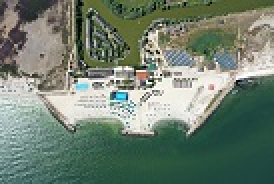
#> input picture HW2/Gura_Portitei_Scara_0025.jpg, 137 x 92 px (shown 2 times larger)
$ python ex1.py
#> lines starting #> are read from the running program, lines starting #| are printed output that depends on the picture
import os
import cv2

import matplotlib.pyplot as plt
import numpy as np

from argparse import ArgumentParser, RawTextHelpFormatter
from itertools import product
from tqdm import tqdm

def gaussian(sigma: float = 1, ksize: int = None):

    half_width = ksize // 2 if ksize is not None else 3 * sigma
    xy = np.stack(
        np.meshgrid(
            np.arange(-half_width, half_width+1),
            np.arange(-half_width, half_width+1),
            indexing='ij'
        ),
        axis=-1
    )
    r = np.linalg.norm(xy, axis=-1) ** 2
    scale_factor = 1/(2 * np.pi * sigma ** 2)
    return scale_factor * np.e ** -(r / (2 * sigma ** 2))

def box(ksize: int = 3):

    return np.ones((ksize, ksize)) / (ksize * ksize)

### auxiliary function for filter_cv
# [81 lines left out: functions _conv_same_channels, _conv_same_channels2, filter_cv, filter_cv2, not called in this run]

def parse_args():
    parser = ArgumentParser(description="Homework 2", formatter_class=RawTextHelpFormatter)

    parser.add_argument(
        "--mode",
        type=str,
        required=False,
        default="generate",
        choices=["test", "generate", "single_generate"],
        help="test=confirm own implementation matches OpenCV's filter2D results\ngenerate=generate result images\nsingle_generate=generate one image with sigma and ksize for scale image"
    )
    parser.add_argument(
        "--filter_type",
        type=str,
        required=False,
        default="gaussian",
        choices=["box", "gaussian"],
        help="filter type to apply to each image"
    )
    parser.add_argument(
        "--sigma",
        type=float,
        required=False,
        default=1.0,
        help="gaussian filter sigma"
    )
    parser.add_argument(
        "--ksize",
        type=int,
        required=False,
        default=3,
        help="kernel size"
    )
    parser.add_argument(
        "--scale",
        type=str,
        required=False,
        default="100",
        choices=["010", "020", "0025", "040", "080", "100"],
        help="scale of selected image to be filtered"
    )
    return parser.parse_args()

def main():

    args = parse_args()

    if args.mode == "test":

        img = cv2.cvtColor(cv2.imread("Gura_Portitei_Scara_020.jpg"),cv2.COLOR_BGR2RGB)
        filter = gaussian(sigma=2, ksize=11)

        img_filt = cv2.filter2D(img, ddepth=-1, kernel=filter, borderType=cv2.BORDER_CONSTANT)
        my_filt = filter_cv2(img, filter)
        total_size = img.shape[0] * img.shape[1] * img.shape[2]
        print(f"All elements within tolerance:{(np.abs(img_filt - my_filt) < 2).sum() == total_size}" )
    elif args.mode == "generate":

        ftype = args.filter_type
        os.makedirs(f"results/task1/{ftype}", exist_ok=True)
        scales = ["0025", "010", "020", "040", "080", "100"]
        sigmas = [1.0, 3.0, 5.0]
        ksizes = [3, 7, 15]

        for scale in scales:
            fname = f"Gura_Portitei_Scara_{scale}.jpg"
            img = cv2.imread(fname)
#> img is the input picture: shape (92, 137, 3); mean B, G, R 112.4, 127.5, 112.1

            if ftype == "gaussian":

                for sigma, ksize in tqdm(list(product(sigmas, ksizes))):
                    kernel = gaussian(sigma, ksize)

                    img_filt = cv2.filter2D(img, ddepth=-1, kernel=kernel, borderType=cv2.BORDER_CONSTANT)
                    cv2.imwrite(f"results/task1/{ftype}/{scale}_sigma_{int(sigma)}_ksize_{ksize}.jpg", img_filt)
#> this loop made 9 passes
#> pass 1, in main, `img_filt = cv2.filter2D(img, ddepth=-1, kernel=kernel, borderType=cv2...`:
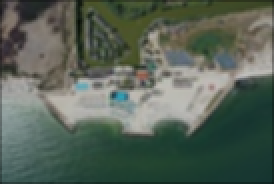
#> img_filt: shape (92, 137, 3) (shown 2 times larger); mean B, G, R 86.9, 98.6, 86.7
#> pass 2, in main, `img_filt = cv2.filter2D(img, ddepth=-1, kernel=kernel, borderType=cv2...`:
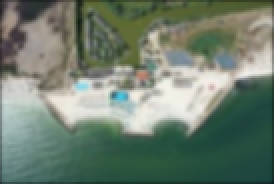
#> img_filt: shape (92, 137, 3) (shown 2 times larger); mean B, G, R 111.2, 126.1, 110.9
            else:

                for ksize in tqdm(ksizes):
                    kernel = box(ksize)

                    img_filt = cv2.filter2D(img, ddepth=-1, kernel=kernel, borderType=cv2.BORDER_CONSTANT)
                    cv2.imwrite(f"results/task1/{ftype}/{scale}_ksize_{ksize}.jpg", img_filt)
#> pass 2 of the loop in main, `for scale in scales:`:
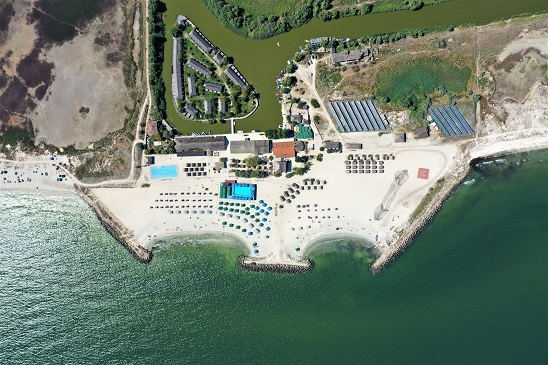
#> input picture HW2/Gura_Portitei_Scara_010.jpg, 548 x 365 px
#> in main, img is the input picture: shape (365, 548, 3); mean B, G, R 112.7, 127.8, 112.5
#> the loop in main, `for sigma, ksize in tqdm(list(product(sigmas, ksizes))):` made 9 passes
#> pass 1, in main, `img_filt = cv2.filter2D(img, ddepth=-1, kernel=kernel, borderType=cv2...`:
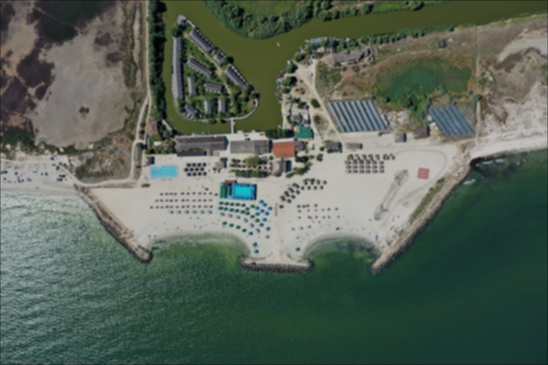
#> img_filt: shape (365, 548, 3); mean B, G, R 87.7, 99.4, 87.5
#> pass 2, in main, `img_filt = cv2.filter2D(img, ddepth=-1, kernel=kernel, borderType=cv2...`:
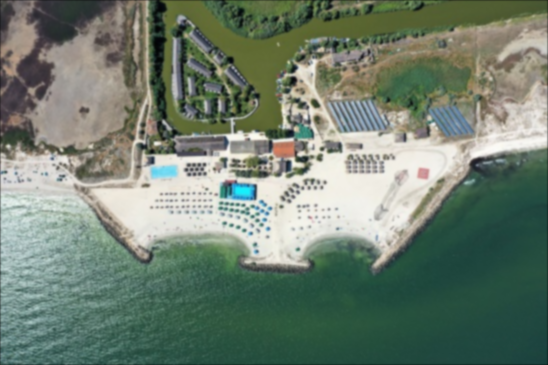
#> img_filt: shape (365, 548, 3); mean B, G, R 112.3, 127.4, 112.1
#> pass 3 of the loop in main, `for scale in scales:`:
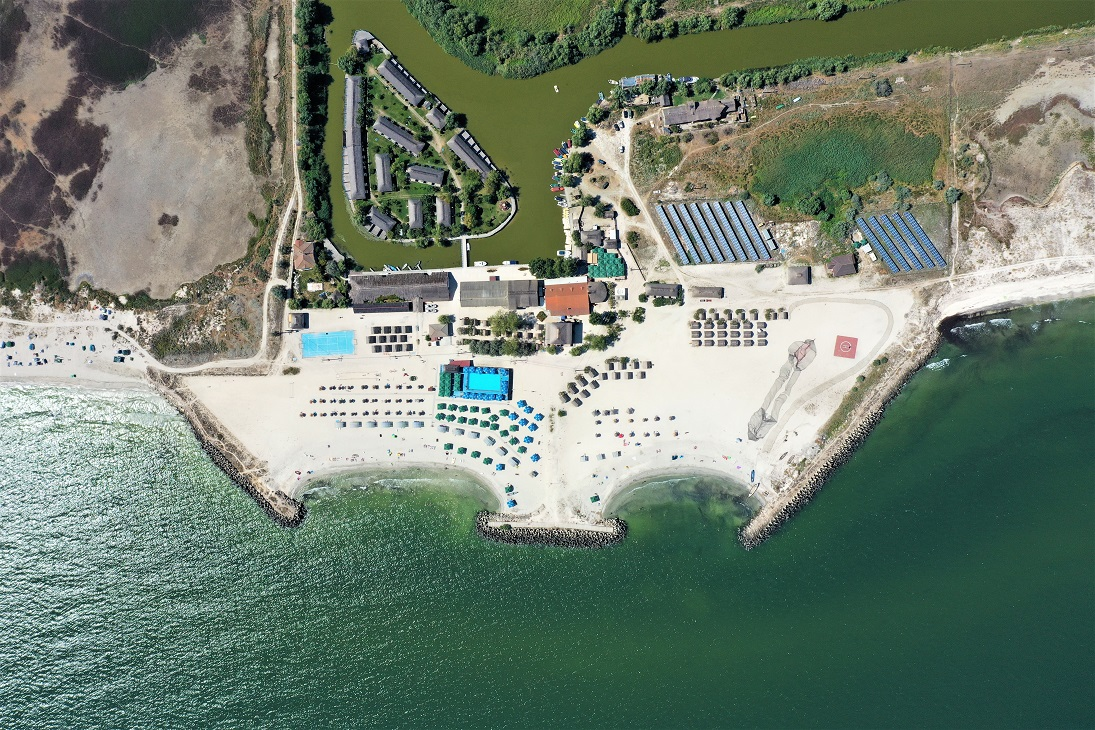
#> input picture HW2/Gura_Portitei_Scara_020.jpg, 1095 x 730 px
#> in main, img is the input picture: shape (730, 1095, 3); mean B, G, R 112.7, 127.8, 112.5
#> the loop in main, `for sigma, ksize in tqdm(list(product(sigmas, ksizes))):` made 9 passes
#> pass 1, in main, `img_filt = cv2.filter2D(img, ddepth=-1, kernel=kernel, borderType=cv2...`:
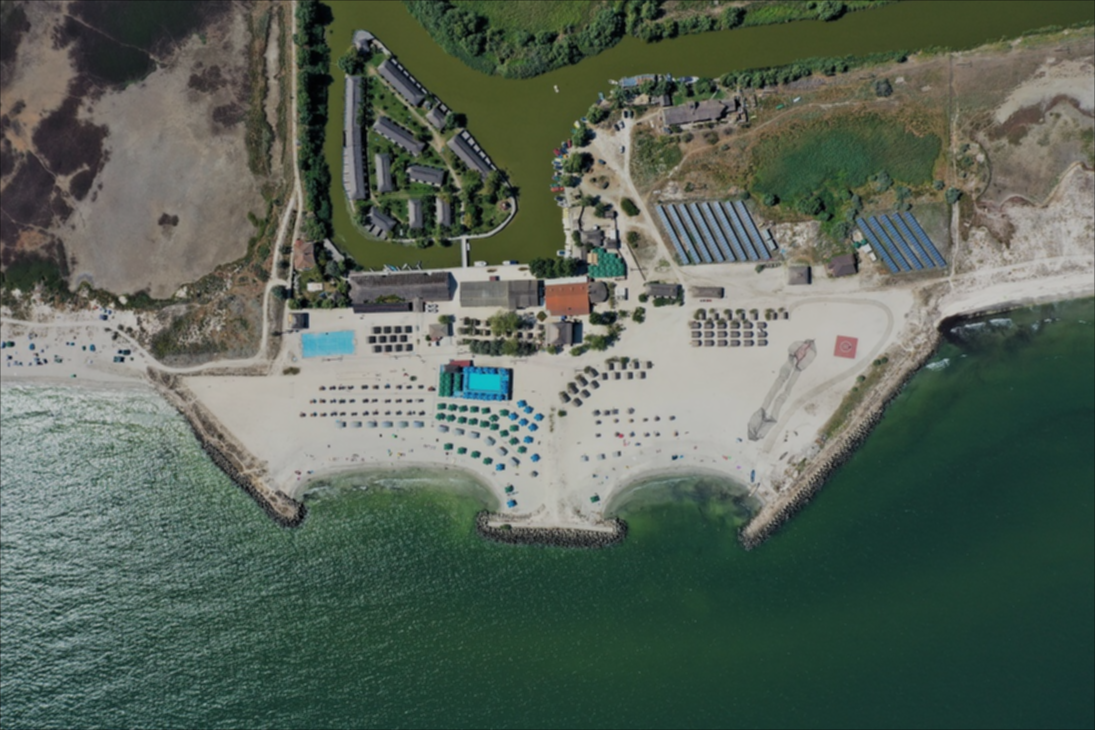
#> img_filt: shape (730, 1095, 3); mean B, G, R 87.8, 99.5, 87.6
#> the loop made 6 passes; the first 3 are shown
    else:

        os.makedirs("results/task1/single_experiments", exist_ok=True)
        fname = f"Gura_Portitei_Scara_{args.scale}.jpg"
        img = cv2.imread(fname)
        ftype = args.filter_type
        res_name = None
        if ftype == "gaussian":
            kernel = gaussian(args.sigma, args.ksize)
            res_name = f"results/task1/single_experiments/{args.scale}_sigma_{int(args.sigma)}_ksize_{args.ksize}.jpg"
        else:
            kernel = box(args.ksize)
            res_name = f"results/task1/single_experiments/{args.scale}_ksize_{args.ksize}.jpg"
        img_filt = cv2.filter2D(img, ddepth=-1, kernel=kernel, borderType=cv2.BORDER_CONSTANT)
        cv2.imwrite(res_name, img_filt)


if __name__ == "__main__":
    main()
